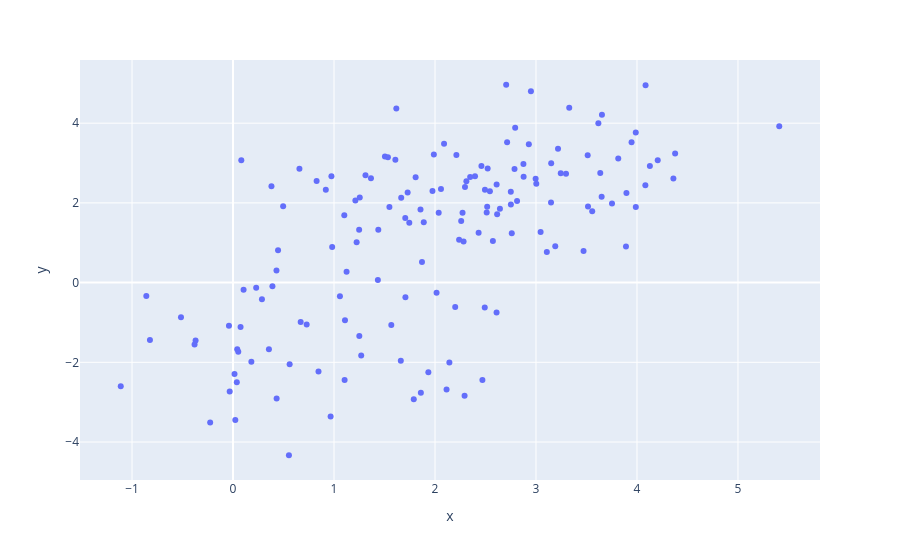

The code cell stored with this chart in its notebook:
### Code cell
fig.show()

### Figure 1 — Plotly figure (JSON) as saved in the notebook; plotly's stock layout.template omitted (floating-point values rounded to 4 significant figures; data arrays with more than 128 entries replaced by an {"elided": "..."} marker saying what was removed)
{"data": [{"hovertemplate": "x=%{x}<br>y=%{y}<extra></extra>", "legendgroup": "", "marker": {"color": "#636efa", "symbol": "circle"}, "mode": "markers", "name": "", "orientation": "v", "showlegend": false, "type": "scatter", "x": {"elided": "150 float values"}, "xaxis": "x", "y": {"elided": "150 float values"}, "yaxis": "y"}], "layout": {"legend": {"tracegroupgap": 0}, "margin": {"t": 60}, "xaxis": {"anchor": "y", "domain": [0, 1], "title": {"text": "x"}}, "yaxis": {"anchor": "x", "domain": [0, 1], "title": {"text": "y"}}}}
